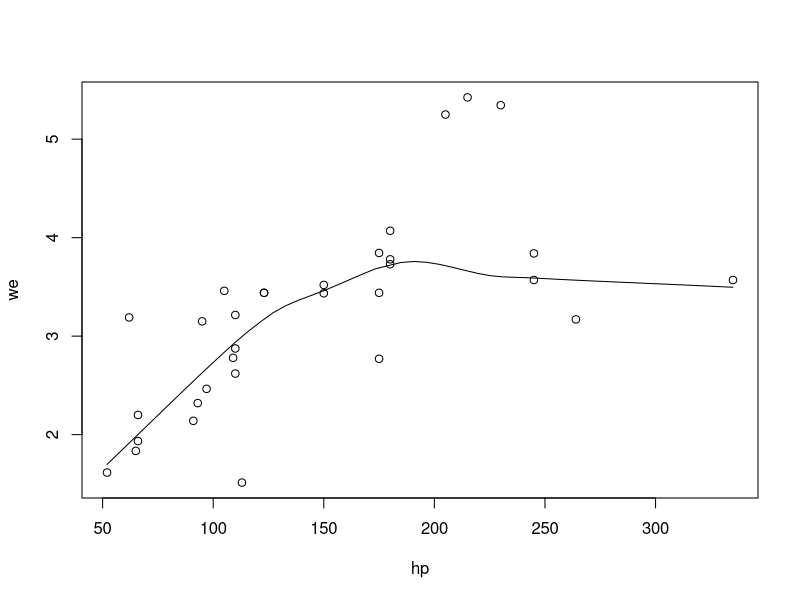
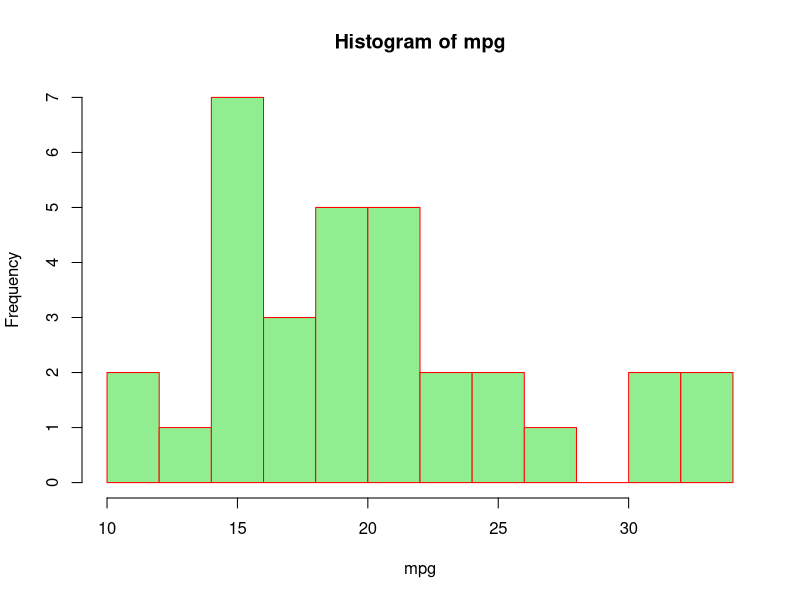

These charts were generated, in order, by the following R code:
data()
head(mtcars)
rnum<-nrow(mtcars)
cnum<-ncol(mtcars)
x<-data.frame(mtcars)
automatic<-0
manual<-0
for(i in 1:rnum){
  ifelse(x[i,9] == 1, manual<-manual+1, automatic<-automatic+1)
  }
print(automatic)
ifelse(automatic >= manual, print("Automatic exceeds manual"), print("Manual exceeds automatic"))
hp<-x[,4]
we<-x[,6]
scatter.smooth(hp,we,span = 2/3,degree = 1,family = c("symmetric","gaussian"))
mpg<-x[,1]
hist(mpg, breaks = 12, col = "lightgreen", border = "red")
l<-as.integer(x[,2])
m<-as.integer(x[,8])
n<-as.integer(x[,9])
newmtc<-data.frame(l,m,n)
print(newmtc)
mtcars[(mtcars$cyl<=5),]